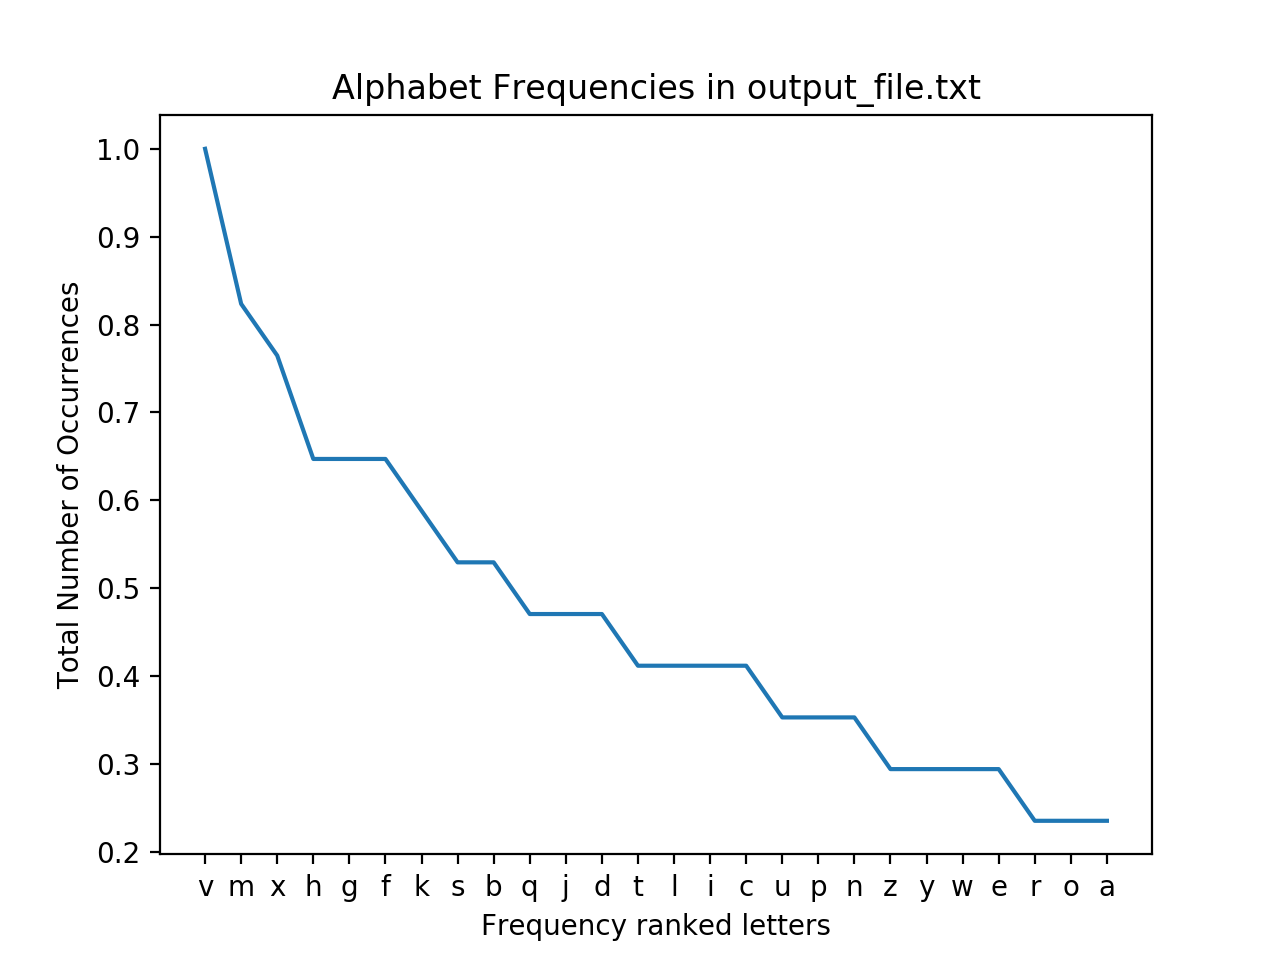

Write Python code to recreate this figure.
from collections import defaultdict
import matplotlib.pyplot as plt

def countletters(file):
    results = defaultdict(int)
    for line in file:
        for char in line:
            c = char.lower()
            if c!=' ': results[c] += 1
    return results

ASC_A = ord('A')
TABLE_WIDTH = 26


def init_table():
    return [[chr((col + row) % TABLE_WIDTH + ASC_A) \
             for col in range(TABLE_WIDTH)] \
            for row in range(TABLE_WIDTH)]



def print_table(table):
    output = ''
    for row in range(0, len(table)):
        for col in range(0, len(table[row])):
            output = output + table[row][col] + ' '
        output = output + '\n'
    print(output)


def encrypt(table, key, words):
    cipher = ''
    count = 0
    key = key.upper()

    for ch in words.upper():
        if str.isalpha(str(ch)):
            key_shift = ord(key[count % len(key)]) - ASC_A
            word_shift = ord(ch) - ASC_A
            cipher += table[key_shift][word_shift];
            count += 1

    return cipher

def decrypt(table, key, words):
    text = ''
    count = 0
    key = key.upper()
    for ch in words.upper():
        shift = ord(ch) - ord(key[count % len(key)])
        text += chr((shift + TABLE_WIDTH) % TABLE_WIDTH + ASC_A)
        count += 1
    return text.lower()


secret = "computer";
data = open("input_file.txt", "r")
text = data.readline().rstrip('\n')

table = init_table()
print_table(table)

ciphertext = encrypt(table, secret, text)
ex= open("output_file.txt","w")
ex.write(ciphertext)
ex.close()
print("Simple Text : ", decrypt(table, secret, ciphertext))
print("Cipher Text : ",ciphertext)
#####

filename = "output_file.txt"
file = open(filename, encoding="utf8")
d=countletters(file)
key_max = max(d.keys(), key=(lambda k: d[k]))
d = {k: v / d[key_max] for k, v in d.items()}
plt.title("Alphabet Frequencies in " + filename)
plt.ylabel("Total Number of Occurrences")
plt.xlabel("Frequency ranked letters")
lists = sorted((value, key) for (key,value) in d.items())
lists =sorted(lists, reverse=True)
print(d)
y, x = zip(*lists) # unpack a list of pairs into two tuples

plt.plot(x, y)
plt.show()
